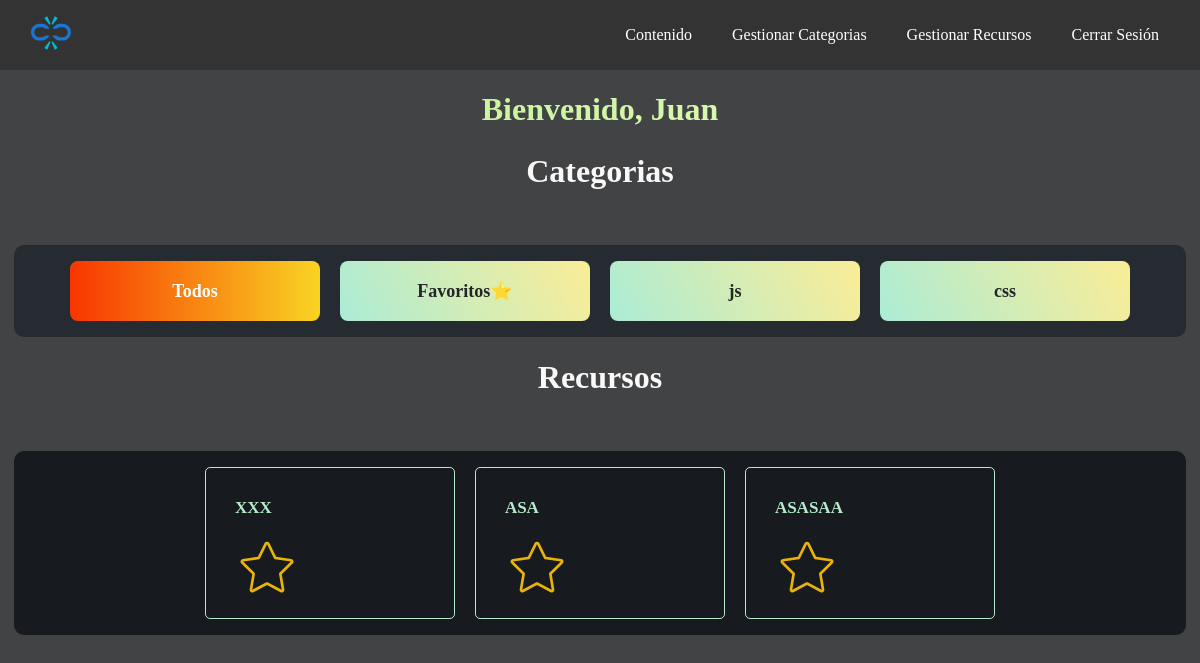
Page /inicio/contenido (signed in) on the committed database.
### tables this page shows
CREATE TABLE `filtros` (
  `id` int(11) NOT NULL,
  `user_id` int(11) DEFAULT NULL,
  `categoria` varchar(50) DEFAULT NULL,
  `data_filter` varchar(50) DEFAULT NULL
);

CREATE TABLE `recursos` (
  `id` int(11) NOT NULL,
  `user_id` int(11) DEFAULT NULL,
  `subcategoria` varchar(255) DEFAULT NULL,
  `url` varchar(255) DEFAULT NULL,
  `clase` varchar(50) DEFAULT NULL,
  `favorito` enum('NO','SI') DEFAULT 'NO'
);

### controllers/InicioController.php (called while the page is built, shortened)
<?php
require_once 'models/filtro.php';
require_once 'models/recurso.php';
class InicioController{
    public function contenido(){
        $categoria = new Filtro;
        $categorias = $categoria->getAll();
        $recurso = new Recursos;
        $recursos = $recurso->getAll();
        require_once 'views/home/contenido.php';
    }
}
?>

### config/db.php (called while the page is built)
<?php
class Connect{
    public static function connect(){
        $db = new mysqli("localhost", "root", "", "links");
        $db->query("SET NAMES 'utf8'");
        return $db;
    }
}
?>

### models/filtro.php (called while the page is built, shortened)
<?php
class Filtro{
    private $db;
    public function __construct(){
        $this->db = Connect::connect();
    }
    public function getAll(){
        if(isset($_SESSION['identity'])){
            $user_id = $_SESSION['identity']->id;
            $categorias = $this->db->query("SELECT * FROM filtros WHERE user_id=$user_id;");
            return $categorias;
        }else{
            return null;
        }
    }
}
?>

### models/recurso.php (called while the page is built, shortened)
<?php
class Recursos{
    private $db;
    public function __construct(){
        $this->db = Connect::connect();
    }
    public function getAll(){
        if(isset($_SESSION['identity'])){
            $user_id = $_SESSION['identity']->id;
            $recursos = $this->db->query("SELECT * FROM recursos WHERE user_id=$user_id;");
            return $recursos;
        }else{
            return null;
        }
    }
}
?>

### views/home/contenido.php (the view, shortened to what this page needs)
<?php
require_once 'views/layout/header.php';
?>
<?php if (isset($_SESSION['identity'])): ?>
<h1 class="title" style="margin-top: 25px;">Categorias</h1>
<div id="filter-buttons" class="fila-grid configuracion-filtrador">
        <div class="filter active" data-filter="all">
            <p>Todos</p>
        </div>
        <div class="filter" data-filter="Favoritos⭐">
            <p>Favoritos⭐</p>
        </div>
    <?php while($cat = $categorias->fetch_object()): ?>
        <div class="filter" data-filter="<?=$cat->data_filter;?>">
            <p><?=$cat->categoria;?></p>
        </div>
    <?php endwhile; ?>
</div>
<h1 class="title">Recursos</h1>
<div id="resources" class="fila-grid configuracion">
    <?php while($recu = $recursos->fetch_object()): ?>
        <?php $favorito = ($recu->favorito == "SI") ? "Favoritos⭐" : ""; ?>
        <div class="button <?=$favorito;?>" data-filtered="<?=$recu->clase;?>" data-id="<?=$recu->id;?>">
            <a href="<?=$recu->url;?>" target="_blank">
                <p>
                    <?=$recu->subcategoria;?>
                </p>
                <?php if($recu->favorito == "NO"): ?>
                    <img class="btn-fav" data-id="<?=$recu->id;?>" src="<?=base_url?>assets/img/nofavorito.svg">
                <?php elseif($recu->favorito == "SI"): ?>
                    <img class="btn-fav" data-id="<?=$recu->id;?>" src="<?=base_url?>assets/img/favorito.svg">
                <?php endif; ?>
            </a>
        </div>
    <?php endwhile; ?>
</div>
<?php else: ?>
    <?=header("Location:".base_url."inicio/index");?>
<?php endif; ?>

### assets/css/styles.css (style rules this page uses)
body { margin: 0; padding: 0; box-sizing: border-box; overflow-x: hidden; touch-action: pan-y; background: #414345; color: #faf9f8; height: 100vh; }
a { text-decoration: none; color: inherit; }
.title { text-align: center; }
.configuracion { background-color: #171a1e; border-radius: 10px; padding: 16px; }
.configuracion-filtrador { background-color: #262b31; border-radius: 10px; padding: 16px; }
.fila-grid { display: grid; grid-template-columns: repeat(auto-fit,250px); gap: 95px 20px; justify-content: center; align-items: center; margin: 55px 14px 15px 14px; }
.button { --color: #B6ECCD; padding: 0.8em 1.7em; background-color: transparent; border-radius: .3em; position: relative; overflow: hidden; cursor: pointer; transition: .5s; font-size: 17px; border: 1px solid; font-family: inherit; text-transform: uppercase; color: var(--color); z-index: 1; font-weight: bold; }
.button::before, .button::after { content: ''; display: block; width: 50px; height: 50px; transform: translate(-50%, -50%); position: absolute; border-radius: 50%; z-index: -1; background-color: var(--color); transition: 1s ease; }
.button::before { top: -1em; left: -1em; }
.button::after { left: calc(100% + 1em); top: calc(100% + 1em); }
.filter { align-items: center; background-image: linear-gradient(60deg, #abecd6 0%, #fbed96 100%); border-radius: 8px; box-sizing: border-box; color: #232526; display: flex; font-size: 18px; justify-content: center; line-height: 1em; max-width: 100%; min-width: 140px; padding: 3px; text-decoration: none; user-select: none; -webkit-user-select: none; touch-action: manipulation; white-space: nowrap; cursor: pointer; transition: all .3s; font-weight: bold; }
.active { color: #FFFFFF; background-image: linear-gradient(to right, #f83600 0%, #f9d423 100%); }

### rows in the picture
filtros: categoria "js"
filtros: categoria "css"
recursos: subcategoria "XXX"
recursos: subcategoria "ASA"
recursos: subcategoria "ASASAA"

### other values in the picture
$_SESSION['identity']->username "Juan"
